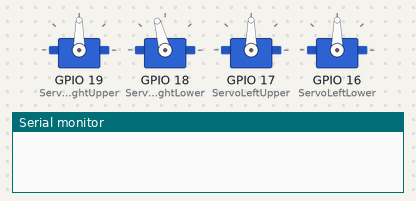
A sketch run on a simulated ESP32. Parts: 4 × servo, the last lines printed to the serial monitor.

Above: at 0.05 s.
At 0.45 s:
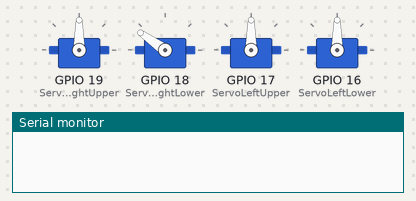
At 0.9 s:
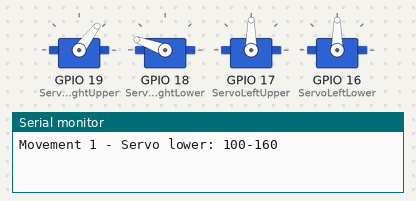
At 1.75 s:
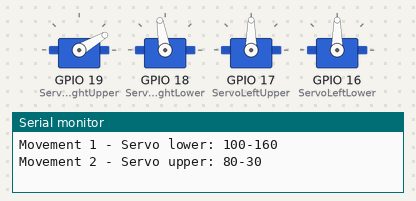
At 3.1 s:
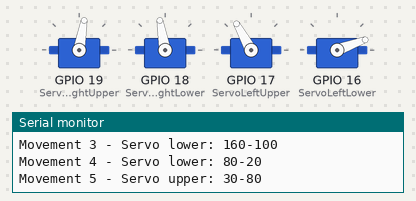
At 4.5 s:
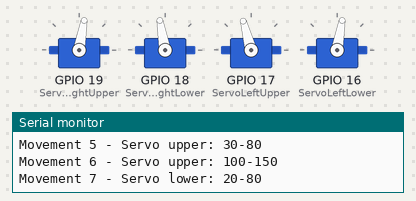
Timing chart, 0 to 5.9 s (numbered marks = the images above):
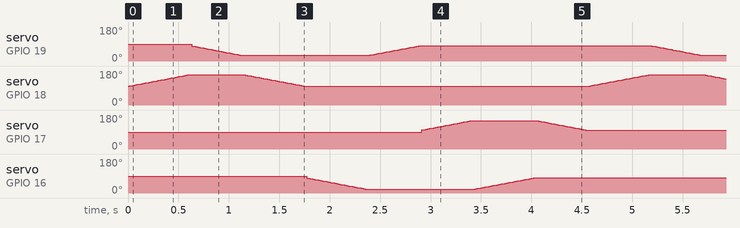

The sketch:

combined_phase-2.ino
```cpp
//#include <Servo.h>
#include <ESP32Servo.h>

Servo ServoRightUpper;

Servo ServoRightLower;
Servo ServoLeftUpper;

Servo ServoLeftLower;
int ServoRightUpper_pos = 0;

void setup() {
  ServoRightUpper.attach(19);
  ServoRightLower.attach(18);
  ServoLeftUpper.attach(17);
  ServoLeftLower.attach(16);

  Serial.begin(9600);
}

void loop() {

  int ServoRightUpper_pos = 100 ;
  int ServoRightLower_pos = 80;
  int ServoLeftUpper_pos = 100 ;
  int ServoLeftLower_pos = 80;

  for (ServoRightLower_pos = 100; ServoRightLower_pos <= 160; ServoRightLower_pos += 1) {

    ServoRightLower.write(ServoRightLower_pos );
    delay(10);
  }
  Serial.println("Movement 1 - Servo lower: 100-160");
  delay(10);

  for (ServoRightUpper_pos = 80; ServoRightUpper_pos >= 30 ; ServoRightUpper_pos -= 1) {
    ServoRightUpper.write(ServoRightUpper_pos);
    delay(10);
  }
  Serial.println("Movement 2 - Servo upper: 80-30 ");
  delay(10);


  for (ServoRightLower_pos = 160 ; ServoRightLower_pos >= 100; ServoRightLower_pos -= 1) {
    ServoRightLower.write(ServoRightLower_pos );
    delay(10);
  }

  Serial.println("Movement 3 - Servo lower: 160-100");
  delay(10);

  for (ServoLeftLower_pos = 80 ; ServoLeftLower_pos >= 20; ServoLeftLower_pos -= 1) {
    ServoLeftLower.write(ServoLeftLower_pos );
    delay(10);
  }

  Serial.println("Movement 4 - Servo lower: 80-20");
  delay(10);


  for (ServoRightUpper_pos = 30; ServoRightUpper_pos <= 80; ServoRightUpper_pos += 1) {
    ServoRightUpper.write(ServoRightUpper_pos);
    delay(10);
  }
  Serial.println("Movement 5 - Servo upper: 30-80");
  delay(10);


  for (ServoLeftUpper_pos = 100; ServoLeftUpper_pos <= 150; ServoLeftUpper_pos += 1) {
    ServoLeftUpper.write(ServoLeftUpper_pos);
    delay(10);
  }
  Serial.println("Movement 6 - Servo upper: 100-150");
  delay(10);


  for (ServoLeftLower_pos = 20 ; ServoLeftLower_pos <= 80; ServoLeftLower_pos += 1) {
    ServoLeftLower.write(ServoLeftLower_pos );
    delay(10);
  }

  Serial.println("Movement 7 - Servo lower: 20-80");
  delay(10);

  for (ServoLeftUpper_pos = 150; ServoLeftUpper_pos >= 100; ServoLeftUpper_pos -= 1) {
    ServoLeftUpper.write(ServoLeftUpper_pos);
    delay(10);
  }
  Serial.println("Movement 8 - Servo upper: 150-100");
  delay(10);


}
```
